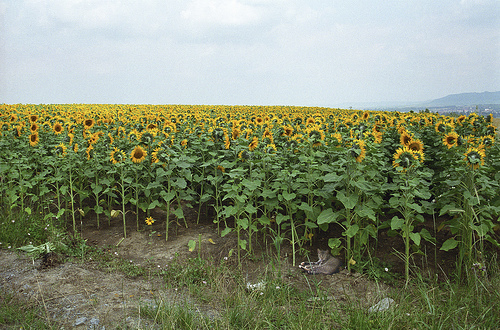
#> input picture flowers/ay-çiçeği/127192624_afa3d9cb84.jpg, 500 x 330 px, found by its file name; its folder holds 3 pictures in this run; the run also reads 1 picture not shown here
$ jupyter execute --allow-errors flowers-recognition.ipynb
#> lines starting #> are read from the running program, lines starting #| are printed output that depends on the picture
#> further down, image_array is the input picture: shape (330, 500, 3); mean R, G, B 132.3, 140.5, 115.1
#> `resized_image = resize(image_array, IMAGE_SIZE)`:
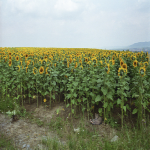
#> resized_image: shape (150, 150, 3) float64; mean R, G, B 0.519, 0.551, 0.451
#> pass 2 of the loop `for name in names:`:
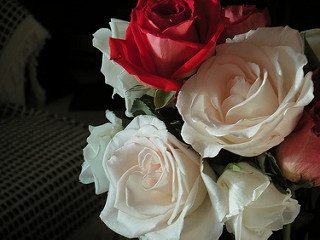
#> input picture flowers/gül/102501987_3cdb8e5394_n.jpg, 320 x 240 px, found by its file name
#> image_array is the input picture: shape (240, 320, 3); mean R, G, B 86.4, 72.5, 63.3
#> `resized_image = resize(image_array, IMAGE_SIZE)`:
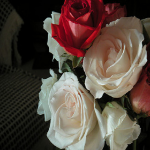
#> resized_image: shape (150, 150, 3) float64; mean R, G, B 0.339, 0.284, 0.248
[cell 1]
# Google drive bağlantısının sağlanması
from google.colab import drive
drive.mount('/content/drive')

[cell 2]
# Gerekli kütüphanelerin tanımlanması
import numpy as np
import pandas as pd
import matplotlib.pyplot as plt
import os
from skimage.transform import resize
from skimage.io import imread
from sklearn.model_selection import train_test_split
import random
from PIL import Image
from sklearn import svm
from sklearn.model_selection import GridSearchCV
from sklearn.metrics import accuracy_score
from sklearn.metrics import recall_score
from sklearn.metrics import precision_score
from sklearn.metrics import f1_score
from sklearn.model_selection import cross_val_score
from sklearn.metrics import confusion_matrix
import seaborn as sns
import pickle
from sklearn.tree import DecisionTreeClassifier
from sklearn.ensemble import RandomForestClassifier
from sklearn.neighbors import KNeighborsClassifier
from sklearn.linear_model import LogisticRegression

import warnings
warnings.filterwarnings('ignore')

[cell 3]
# Loading the dataset
folder_dir = "/content/drive/MyDrive/Colab Notebooks/flowers/"
names = ['ay-çiçeği', 'gül', 'karahindiba', 'lale', 'papatya']

IMAGE_SIZE = (150, 150, 3)

data_set = []

#> (the rest of this cell did not finish here and is left out)

[cell 4]
# Veri setinden bağımlı bağımsız değişkenlerin oluşturulması
X = []  # Bağımsız Değişken
y = []  # Bağımlı Değişken

for folders, label in data_set:
  X.append(folders)
  y.append(label)

X = np.array(X).reshape(len(data_set), -1)
y = np.array(y)
print(X.shape)
#| (4, 67500)
print(y.shape)
#| (4,)

[cell 5]
# Veri setinden eğitim ve test parçalarının ayrılması
X_train, X_test, Y_train, Y_test = train_test_split(X, y, test_size=0.15, random_state=42)
number_of_train = X_train.shape[0]
#> number_of_train = 3
number_of_test = X_test.shape[0]
#> number_of_test = 1
print(number_of_train)
#| 3
print(number_of_test)
#| 1

[cell 6]
# Veri setindeki bazı görüntülerin rastgele olarak gözlemlenmesi
def select_randomly(k):
#> called with k = 3
  images = []
  for folder in os.listdir(folder_dir):
    for image in os.listdir(folder_dir + '/' + folder):
      images.append(os.path.join(folder_dir, folder, image))
#> pass 2 of the loop in select_randomly, `for folder in os.listdir(folder_dir):`:

  plt.figure(1, figsize = (18, 12))
  plt.axis('off')

  n = 0
  for i in range(k * k):
    n += 1
    random_img = random.choice(images)
    img = imread(random_img)
    plt.subplot(k, k, n)
    plt.imshow(img)
    plt.title(random_img[47:], color = 'blue', fontsize = 15)
#> pass 2 of the loop in select_randomly, `for i in range(k * k):`:
  plt.show()
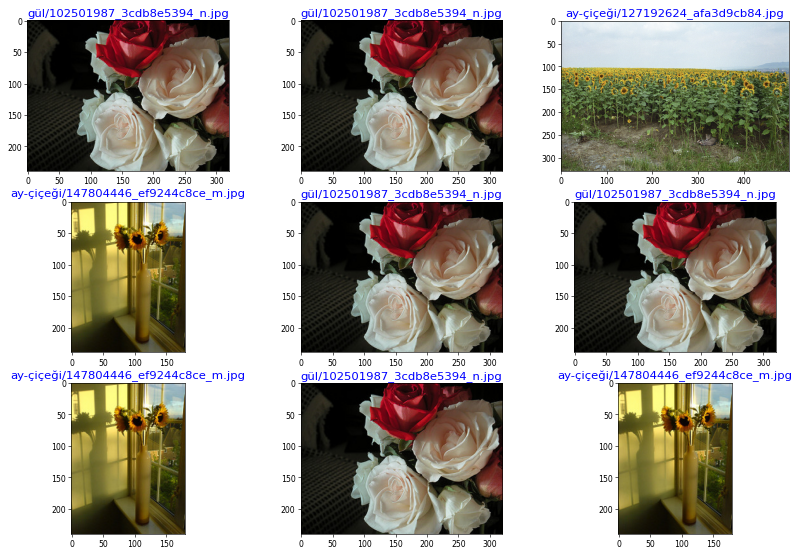
#> figure drawn by matplotlib, 9 panels

select_randomly(3)

### SVM (Support Vector Machine- Destek Vektör Makinesi) Sınıflandırıcısı

[cell 7]
grid_params_svm = {'C' : [1], 'gamma' : ['auto'], 'kernel' : ['rbf', 'linear']}

search_CV_svm = svm.SVC(probability = True)
model_svm = GridSearchCV(search_CV_svm, grid_params_svm)
#> (the rest of this cell did not finish here and is left out)

#> (a cell that did not finish here is left out)

[cell 9]
svm_classifier = svm.SVC(C = 1, gamma = 'auto', kernel = 'linear', probability = True)
svm_classifier.fit(X_train, Y_train)

[cell 10]
# Model performansının değerlendirildiği fonksiyonun oluşturulması
def performans_degerlendirme(model, X, y, X_test, Y_test):
  print('\nModel test ediliyor...')

  y_pred = model.predict(X_test)
  result = pd.DataFrame({'Actual' : Y_test, 'Predicted' : y_pred})
  print(result)
  print('\n')

  print('Model Adı : ', model)
  print(f"... Model doğruluk oranı : %{accuracy_score(y_pred, Y_test)*100} dir.")
  print(f"... Model kesinlik oranı : %{precision_score(y_pred, Y_test, average = 'macro')*100} dir.")
  print(f"... Model duyarlılık oranı : %{recall_score(y_pred, Y_test, average = 'macro')*100} dir.")
  print(f"... Model f1 skoru : %{f1_score(y_pred, Y_test, average = 'macro')*100} dir.")
  print(f"... Model cross val : %{cross_val_score(model, X, y, cv = 3).mean()*100} dir.")
  print('\n')
  print('... Model confusion matrix : \n')
  confusion_mtx = confusion_matrix(y_pred, Y_test)
  f, ax = plt.subplots(figsize = (5, 4))
  sns.heatmap(confusion_mtx, annot = True, linewidth = 0.01, cmap = 'Blues', linecolor = 'gray', fmt = '.1f', ax = ax)
  plt.xlabel('True Label')
  plt.ylabel('Predicted Label')
  plt.title('Confusion Matrix')
  plt.show()
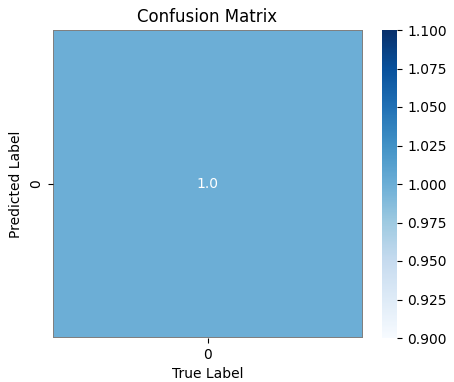
#> figure drawn by matplotlib, 2 panels

[cell 11]
performans_degerlendirme(svm_classifier, X, y, X_test, Y_test)

[cell 12]
# Model kaydetme işlemi
def model_kaydet(model_adi, model_alg):
  pick = open('/content/drive/MyDrive/Colab Notebooks/Models/'+model_adi+'.p','wb')
  pickle.dump(model_alg, pick)
  pick.close()
  print(f' {model_adi} Model dosyası başarıyla oluşturuldu!...')

[cell 13]
model_kaydet('svm_classification', svm_classifier)

[cell 14]
# Kaydedilen model diskten çağırılıyor.
svm_load = pickle.load(open('/content/drive/MyDrive/Colab Notebooks/Models/svm_classification.p', 'rb'))
print('\nModel diskten yüklenmiştir.')

[cell 15]
def tahminleyici(model_loaded):
  images = []
  siniflar = ['ay-çiçeği', 'gül', 'karahindiba', 'lale', 'papatya']

  for folder in os.listdir(folder_dir):
    for image in os.listdir(folder_dir + '/' + folder):
      images.append(os.path.join(folder_dir, folder, image))
#> pass 2 of the loop in tahminleyici, `for folder in os.listdir(folder_dir):`:

  plt.figure(1, figsize = (5, 4))
  plt.axis('off')

  n = 0
  for i in range(1):
    n += 1
    random_img = random.choice(images)
    print(random_img[47:])
    img = imread(random_img)
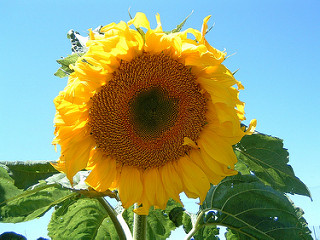
#> input picture flowers/ay-çiçeği/145303599_2627e23815_n.jpg, 320 x 240 px, found by its file name
#> img is the input picture: shape (240, 320, 3); mean R, G, B 139.6, 156.8, 119.2
    plt.subplot(1, 1, n)
    plt.imshow(img)
  plt.show()

  img_resize = resize(img, (150,150,3))
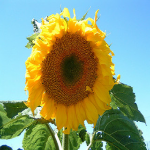
#> img_resize: shape (150, 150, 3) float64; mean R, G, B 0.548, 0.615, 0.467
  img_f = [img_resize.flatten()]
  tahmin = model_loaded.predict_proba(img_f)
#> tahmin = [[0.565, 0.435]]

  siniflar_dict = {}
  for i in range(len(siniflar)):
    siniflar_dict[i] = siniflar[i]

  for i, sinif in siniflar_dict.items():
    print(sinif, '=', '%', format((tahmin[0][i])*100, '06.3f'))
#> this loop made 3 passes
#| ay-çiçeği = % 56.488
#| gül = % 43.512
  print('Görüntünün tahmin edilen sınıfı : ', siniflar[model_loaded.predict(img_f)[0]])

#> (a cell that did not finish here is left out)

### Karar Ağacı (Decision Tree) Sınıflandırıcısı

[cell 17]
grid_params_dt = {'max_features' : ['auto', 'sqrt', 'log2'],
                  'ccp_alpha' : [.1, .01, .001],
                  'max_depth' : [5, 6, 7, 8, 9],
                  'criterion' : ['gini', 'entropy']
                  }

search_CV_dt = DecisionTreeClassifier(random_state = 1024)
model_dt = GridSearchCV(search_CV_dt, grid_params_dt)
#> (the rest of this cell did not finish here and is left out)

#> (a cell that did not finish here is left out)

[cell 19]
dt_classifier = DecisionTreeClassifier(ccp_alpha = 0.01, criterion = 'gini', max_depth = 9, max_features = 'auto', random_state = 1024)
#> (the rest of this cell did not finish here and is left out)

#> (a cell that did not finish here is left out)

[cell 21]
model_kaydet('decision_tree_classifier', dt_classifier)
#> pass 2 of the loop in tahminleyici, `for folder in os.listdir(folder_dir):`:
